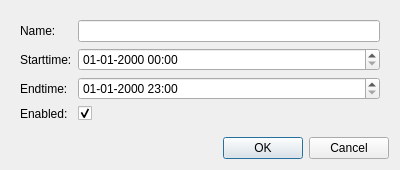
<?xml version="1.0" encoding="UTF-8"?>
<ui version="4.0">
 <class>forecastConfigDialog</class>
 <widget class="QDialog" name="forecastConfigDialog">
  <property name="geometry">
   <rect>
    <x>0</x>
    <y>0</y>
    <width>400</width>
    <height>170</height>
   </rect>
  </property>
  <property name="windowTitle">
   <string>Forecast Configuration</string>
  </property>
  <layout class="QVBoxLayout" name="verticalLayout">
   <item>
    <widget class="QWidget" name="widget_2" native="true">
     <layout class="QGridLayout" name="gridLayout_2">
      <item row="0" column="0">
       <widget class="QLabel" name="label_3">
        <property name="text">
         <string>Name:</string>
        </property>
       </widget>
      </item>
      <item row="3" column="0">
       <widget class="QLabel" name="label_4">
        <property name="text">
         <string>Enabled:</string>
        </property>
       </widget>
      </item>
      <item row="1" column="0">
       <widget class="QLabel" name="label">
        <property name="text">
         <string>Starttime:</string>
        </property>
       </widget>
      </item>
      <item row="3" column="1">
       <widget class="QCheckBox" name="enableForecastCheckBox">
        <property name="text">
         <string/>
        </property>
        <property name="checked">
         <bool>true</bool>
        </property>
       </widget>
      </item>
      <item row="2" column="1">
       <widget class="QDateTimeEdit" name="endtimeDateTimeEdit">
        <property name="date">
         <date>
          <year>2000</year>
          <month>1</month>
          <day>1</day>
         </date>
        </property>
        <property name="time">
         <time>
          <hour>23</hour>
          <minute>0</minute>
          <second>0</second>
         </time>
        </property>
        <property name="minimumTime">
         <time>
          <hour>0</hour>
          <minute>0</minute>
          <second>0</second>
         </time>
        </property>
        <property name="displayFormat">
         <string>dd-MM-yyyy HH:mm</string>
        </property>
        <property name="timeSpec">
         <enum>Qt::UTC</enum>
        </property>
       </widget>
      </item>
      <item row="0" column="1">
       <widget class="QLineEdit" name="nameLineEdit"/>
      </item>
      <item row="2" column="0">
       <widget class="QLabel" name="label_2">
        <property name="text">
         <string>Endtime:</string>
        </property>
       </widget>
      </item>
      <item row="1" column="1">
       <widget class="QDateTimeEdit" name="starttimeDateTimeEdit">
        <property name="time">
         <time>
          <hour>0</hour>
          <minute>0</minute>
          <second>0</second>
         </time>
        </property>
        <property name="maximumDate">
         <date>
          <year>7999</year>
          <month>1</month>
          <day>28</day>
         </date>
        </property>
        <property name="currentSection">
         <enum>QDateTimeEdit::MonthSection</enum>
        </property>
        <property name="displayFormat">
         <string>dd-MM-yyyy HH:mm</string>
        </property>
        <property name="timeSpec">
         <enum>Qt::UTC</enum>
        </property>
       </widget>
      </item>
     </layout>
    </widget>
   </item>
   <item>
    <widget class="QDialogButtonBox" name="buttonBox">
     <property name="orientation">
      <enum>Qt::Horizontal</enum>
     </property>
     <property name="standardButtons">
      <set>QDialogButtonBox::Cancel|QDialogButtonBox::Ok</set>
     </property>
    </widget>
   </item>
  </layout>
 </widget>
 <resources/>
 <connections>
  <connection>
   <sender>buttonBox</sender>
   <signal>accepted()</signal>
   <receiver>forecastConfigDialog</receiver>
   <slot>accept()</slot>
   <hints>
    <hint type="sourcelabel">
     <x>248</x>
     <y>254</y>
    </hint>
    <hint type="destinationlabel">
     <x>157</x>
     <y>274</y>
    </hint>
   </hints>
  </connection>
  <connection>
   <sender>buttonBox</sender>
   <signal>rejected()</signal>
   <receiver>forecastConfigDialog</receiver>
   <slot>reject()</slot>
   <hints>
    <hint type="sourcelabel">
     <x>316</x>
     <y>260</y>
    </hint>
    <hint type="destinationlabel">
     <x>286</x>
     <y>274</y>
    </hint>
   </hints>
  </connection>
 </connections>
</ui>
